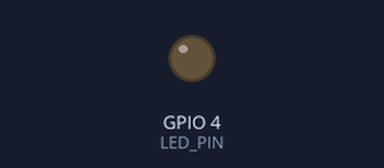
A program run on a simulated Raspberry Pi (BCM pin numbers). Parts: output pins drawn as LEDs (lit = HIGH). What the program prints to the terminal is not drawn. At 12.6 s the program stops and its outputs stay as they are.

Above: at 0.05 s.
At 0.95 s:
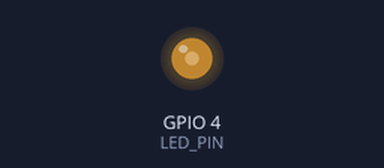
At 1.9 s:
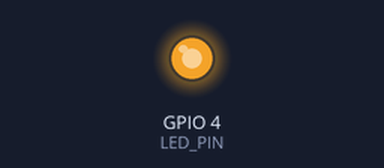
At 3.8 s:
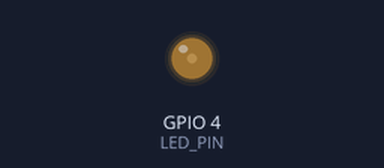
Timing chart, 0 to 5.5 s (numbered marks = the images above):
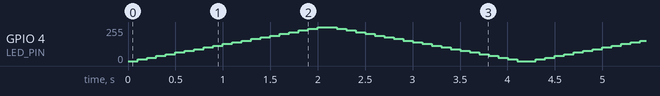

The program:

led_fade.py
```python
import RPi.GPIO as GPIO
import time

LED_PIN = 4
GPIO.setmode(GPIO.BCM)
GPIO.setup(LED_PIN, GPIO.OUT)

pwm = GPIO.PWM(LED_PIN, 50)
pwm.start(0)

try:
    for j in range(3):
        for i in range(0, 101, 5):
            pwm.ChangeDutyCycle(i)
            time.sleep(0.1)

        for i in range(100, -1, -5):
            pwm.ChangeDutyCycle(i)
            time.sleep(0.1)


finally:
    pwm.stop()
    GPIO.cleanup()
    print('cleanup and exit')
```
